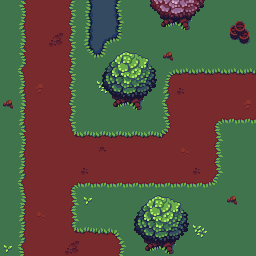

Tiled map render using the project's own tile images. Description and the map definition, with tile-layer contents summarised, below:
An orthogonal 16x16 tile map with 16x16 px tiles, 5 tile layers (Grass, Path, Grasdetails, collisonObjects, ...) and 5 objects.

<map version="1.0" orientation="orthogonal" renderorder="right-down" width="16" height="16" tilewidth="16" tileheight="16" nextobjectid="57">
 <tileset firstgid="1" name="Sheet" tilewidth="16" tileheight="16" tilecount="288" columns="24">
  <image source="sheet.png" width="384" height="192" />
  <terraintypes>
   <terrain name="MUdpath" tile="-1" />
  </terraintypes>
  <tile id="0" terrain=",,,0" />
  <tile id="1" terrain=",,0,0" />
  <tile id="2" terrain=",,0,0" />
  <tile id="3" terrain=",,0,0" />
  <tile id="4" terrain=",,0,0" />
  <tile id="5" terrain=",,0," />
  <tile id="24" terrain=",0,,0" />
  <tile id="29" terrain="0,,0," />
  <tile id="48" terrain=",0,,0" />
  <tile id="53" terrain="0,,0," />
  <tile id="72" terrain=",0,,0" />
  <tile id="77" terrain="0,,0," />
  <tile id="96" terrain=",0,,0" />
  <tile id="101" terrain="0,,0," />
  <tile id="120" terrain=",0,," />
  <tile id="121" terrain="0,0,," />
  <tile id="122" terrain="0,0,," />
  <tile id="123" terrain="0,0,," />
  <tile id="124" terrain="0,0,," />
  <tile id="125" terrain="0,,," />
 </tileset>
 <layer name="Grass" width="16" height="16">
  <data>[256 cells, 256 non-empty, 1 distinct tile ids]</data>
 </layer>
 <layer name="Path" width="16" height="16">
  <data>[256 cells, 130 non-empty, 23 distinct tile ids]</data>
 </layer>
 <layer name="Grasdetails" width="16" height="16">
  <data>[256 cells, 9 non-empty, 3 distinct tile ids]</data>
 </layer>
 <layer name="collisonObjects" width="16" height="16">
  <data>[256 cells, 27 non-empty, 20 distinct tile ids]</data>
 </layer>
 <objectgroup name="ObjectLayer" />
 <objectgroup name="collisionObjects">
  <object id="47" x="89" y="-0.333333">
   <polygon points="0,0 -1,43.6667 8,45.3333 13.6667,41.6667 30,32 29.6667,-0.333333" />
  </object>
  <object id="52" x="112" y="80" width="31.6667" height="17.6667" />
  <object id="53" x="160.667" y="0.666667" width="31.3333" height="15.3333" />
  <object id="54" x="144.667" y="223.333" width="30.6667" height="18" />
  <object id="56" x="229.667" y="28.6667" width="17.3333" height="5" />
 </objectgroup>
 <layer name="Wood" width="16" height="16">
  <data>[256 cells, 24 non-empty, 14 distinct tile ids]</data>
 </layer>
</map>
